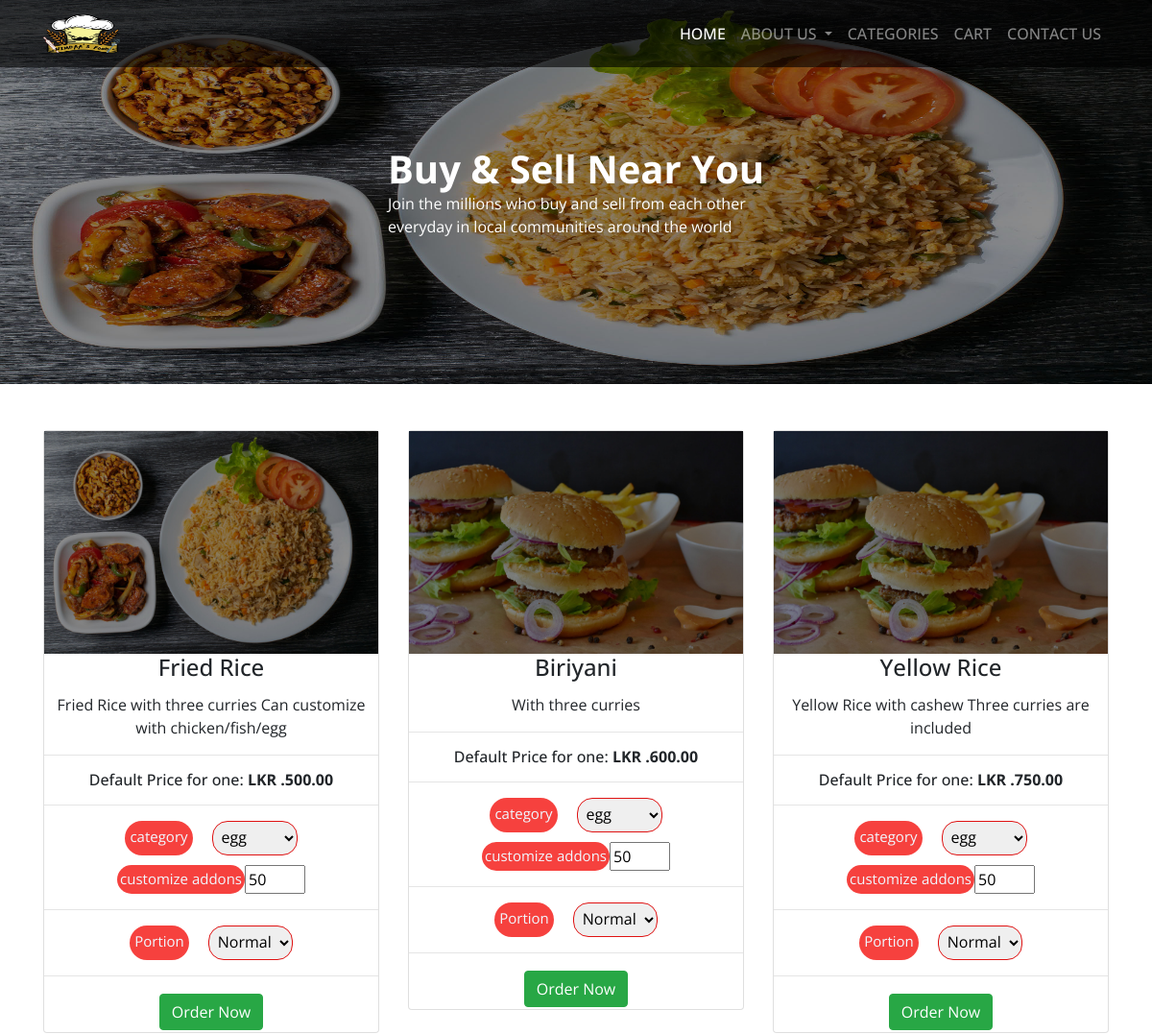
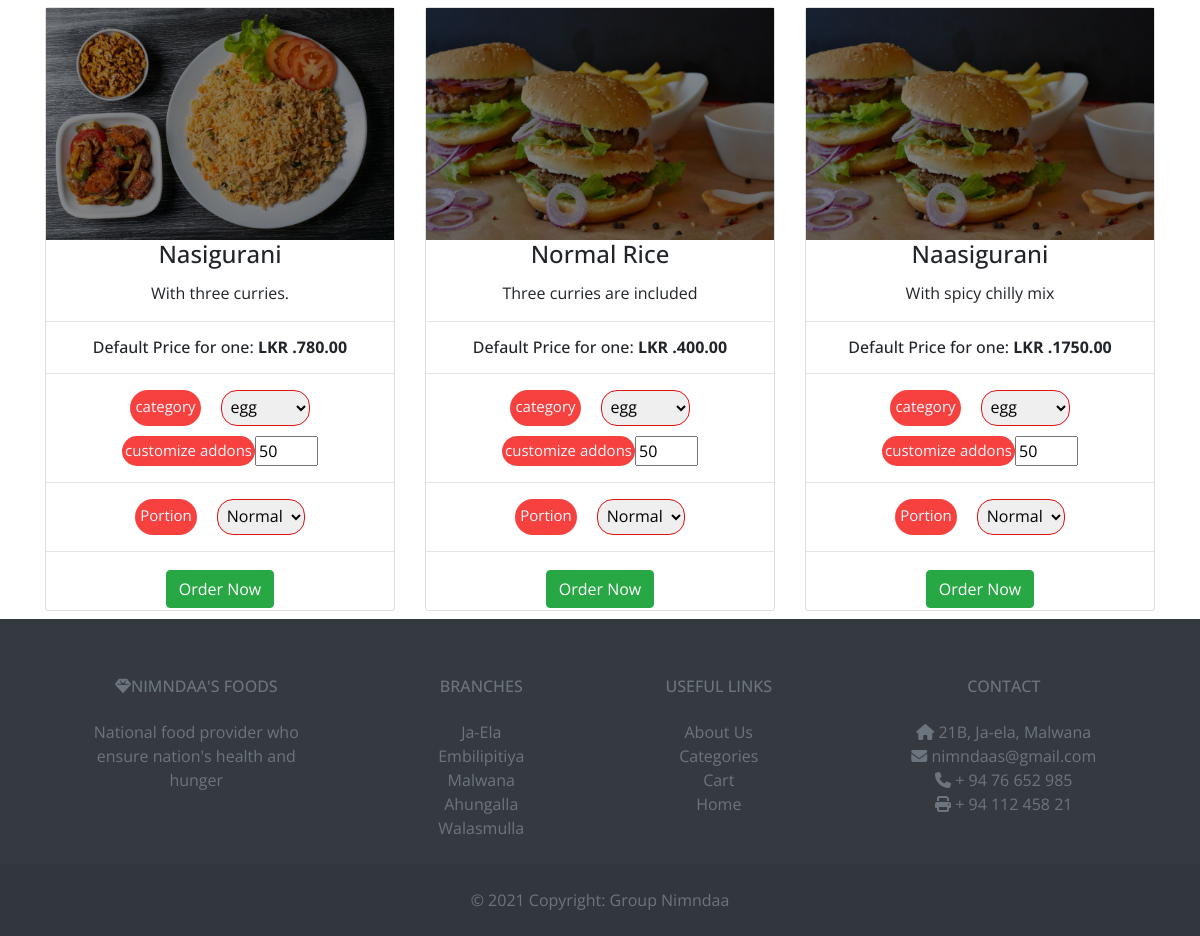
Screenshot of /Home/RICE.php with the database file from the repository (2 pictures, top to bottom).
### tables this page shows
CREATE TABLE `items` (
  `id` int(11) NOT NULL,
  `name` varchar(100) NOT NULL,
  `description` varchar(300) NOT NULL,
  `price` int(100) NOT NULL,
  `images` varchar(500) NOT NULL
);

### Home/RICE.php (the view, shortened to what this page needs)
<?php
include('includes/header.php');
require_once('./database.php');
      $query = "SELECT * FROM items";
      $row = mysqli_query($database,$query);
      $items = mysqli_fetch_all($row);
          $query1 = "SELECT * FROM additional_items";
          $row1 = mysqli_query($database,$query1);
          $additional_items = mysqli_fetch_all($row1);
?>
    <div class="container-fluid" style="position: relative;">
        <img src="images/img1.jpg " alt="Snow " style="width:100%  ; height: 50vh; ">
        <div class="content-block" style="position: absolute;
    top: 50%;
    left: 50%;
    transform: translate(-50%, -50%); ">
            <h1 style="color:white; font-weight:bold;">Buy & Sell Near You </h1>
            <p style="color:white; ">Join the millions who buy and sell from each other <br> everyday in local communities around the world
            </p>
        </div>
    </div>
    <div class="container mt-5">
        <div class="row ">
<?php
 if(isset($items)){
    foreach($items as $item){
            echo "<div class='col-lg-4 col-md-6 col-sm-6 mb-2'>";
 echo  "<form action='cart.php' method='post'>";
                echo "<div class='card text-center'>";
                   echo " <div class='card-block'>";
                       echo " <img src='$item[4]' alt='' class='img-fluid'>";
                       echo " <div class='card-title'>";
                           echo " <h4>$item[1]</h4>";
                       echo " </div>";
                       echo " <div class='card-text'>";
                          echo "$item[2]";
                       echo " </div>";
                       echo "<hr>";
                       echo  "<h6>Default Price for one: <b>LKR .$item[3].00</b></h6>";
                       echo " <hr>";
                        echo "<div class='container' style='display: flex;justify-content: center;margin-bottom: 10px;'>";
                           echo " <p class='label' style='margin-right: 20px;padding: 5px;'>category</p>";
                           echo " <select class='form-select ' aria-label='Default select example'>";
                           foreach($additional_items as $additional_item){
                                 echo " <option id='janaka' selected>$additional_item[1]</option>";
                           }
                           echo " </select>";
                        echo "</div>";
                       echo " <div id='item-button' class='container ' style='display: flex; justify-content: center;'>";
                            echo "<p class='label'>customize addons</p>";
                           echo " <input type='number' value='50' step='50' min='50' max='250'>";
                       echo " </div>";
                       echo " <hr>";
                        echo "<div class='container' style='display: flex;justify-content: center;'>";
                           echo " <p class='label' style='margin-right: 20px;padding: 5px;'>Portion</p>";
                            echo "<select class='form-select ' aria-label='Default select example'>";
               echo " <option id='janaka' selected>Normal</option>";
             echo " </select>";
                       echo " </div>";
                       echo " <hr>";
                       echo "<input class='btn btn-success' style='margin:2px' type='button' value='Order Now' name=''> ";
                   echo " </div>";
               echo " </div>";
               echo  "</form>";
            echo "</div>";
    }}
?>
</div>
</div>
<?php include('includes/footer.php'); ?>

### Home/css/jaygurubande.css (style rules this page uses)
body { font-family: 'Open Sans'; }
h1, h2, h3, h4, h5, h6, ul, li, p { margin: 0px; padding: 0px; }
h1, h2, h3, h4, h5, h6, p, ul, li { margin: 0px; padding: 0px; }
.container-fluid { padding: 0px; }

### Home/css/style.css (style rules this page uses)
.label { background-color: #f6413e; border-radius: 2rem; padding: 3px; font-size: 15px; color: aliceblue; }
.form-select { border-radius: 1rem; padding: 5px; border-color: #e01212; text-decoration: none; outline: 0; }
#janaka { background-color: rgb(40, 216, 40); }

### rows the page displays
items: images (picture), name "Fried Rice", description "Fried Rice with three curries Can customize with chicken/fish/egg", price "500"
items: images (picture), name "Biriyani", description "With three curries", price "600"
items: images (picture), name "Yellow Rice", description "Yellow Rice with cashew Three curries are included", price "750"
items: images (picture), name "Nasigurani", description "With three curries.", price "780"
items: images (picture), name "Normal Rice", description "Three curries are included", price "400"
items: images (picture), name "Naasigurani", description "With spicy chilly mix", price "1750"

### other values shown
form field value "egg"
